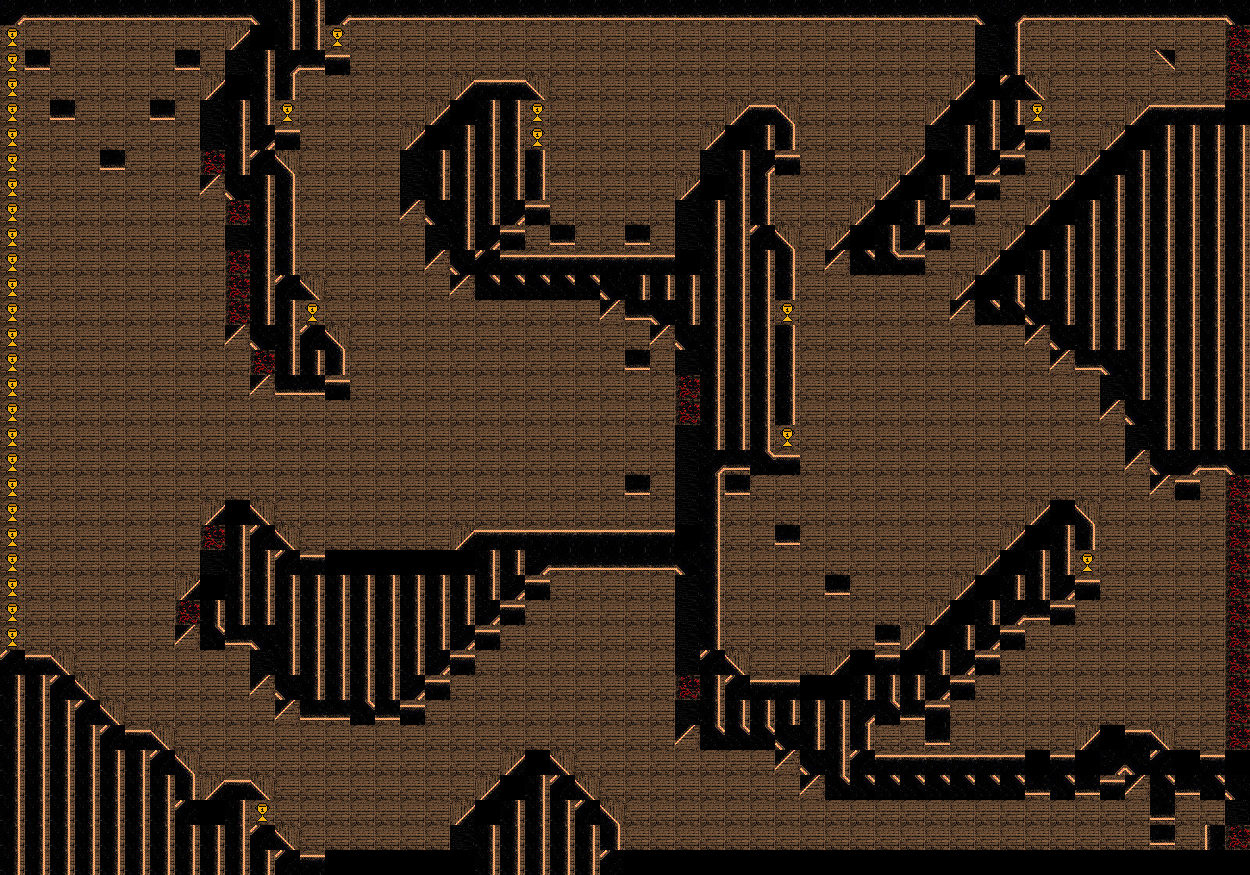

This is a level from a 2D game, rendered from its Tiled map with the project's own tilesets. A one-line summary and the map file follow, with tile-layer data summarised:
An orthogonal 50x35 tile map with 25x25 px tiles, 1 tile layer (Слой тайлов 1).

<map version="1.9" tiledversion="1.9.2" orientation="orthogonal" renderorder="right-down" width="50" height="35" tilewidth="25" tileheight="25" infinite="0" nextlayerid="2" nextobjectid="1">
 <tileset firstgid="1" source="textures_hot_rooms.tsx" />
 <layer id="1" name="Слой тайлов 1" width="50" height="35">
  <data>[1750 cells, 1750 non-empty, 21 distinct tile ids]</data>
 </layer>
</map>